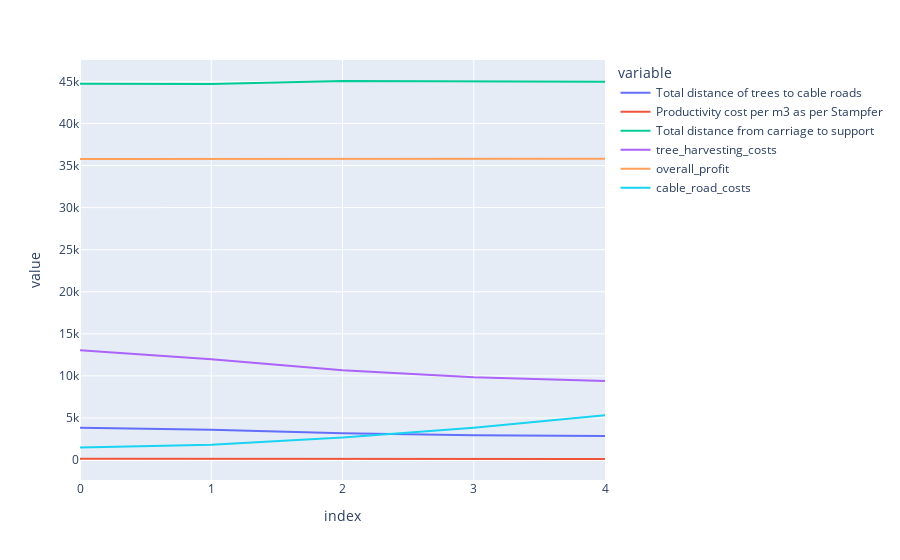

Notebook code cell kept with this figure:
### Code cell
reload(plotting)
pd.options.plotting.backend = "plotly"
results_df = plotting.model_results_comparison(model_list, productivity_cost, aij, distance_carriage_support, tree_cost_list, tree_volumes_list, facility_cost, demand_points_gdf)
print(results_df)
results_df.plot()

### Figure 1 — Plotly figure (JSON) as saved in the notebook; plotly's stock layout.template omitted (floating-point values rounded to 4 significant figures)
{"data": [{"hovertemplate": "variable=Total distance of trees to cable roads<br>index=%{x}<br>value=%{y}<extra></extra>", "legendgroup": "Total distance of trees to cable roads", "line": {"color": "#636efa", "dash": "solid"}, "marker": {"symbol": "circle"}, "mode": "lines", "name": "Total distance of trees to cable roads", "orientation": "v", "showlegend": true, "type": "scatter", "x": [0, 1, 2, 3, 4], "xaxis": "x", "y": [3831.0, 3585.0, 3174.0, 2953.0, 2847.0], "yaxis": "y"}, {"hovertemplate": "variable=Productivity cost per m3 as per Stampfer<br>index=%{x}<br>value=%{y}<extra></extra>", "legendgroup": "Productivity cost per m3 as per Stampfer", "line": {"color": "#EF553B", "dash": "solid"}, "marker": {"symbol": "circle"}, "mode": "lines", "name": "Productivity cost per m3 as per Stampfer", "orientation": "v", "showlegend": true, "type": "scatter", "x": [0, 1, 2, 3, 4], "xaxis": "x", "y": [164.7, 154.2, 136.5, 127.0, 122.4], "yaxis": "y"}, {"hovertemplate": "variable=Total distance from carriage to support<br>index=%{x}<br>value=%{y}<extra></extra>", "legendgroup": "Total distance from carriage to support", "line": {"color": "#00cc96", "dash": "solid"}, "marker": {"symbol": "circle"}, "mode": "lines", "name": "Total distance from carriage to support", "orientation": "v", "showlegend": true, "type": "scatter", "x": [0, 1, 2, 3, 4], "xaxis": "x", "y": [44710.0, 44690.0, 45050.0, 44990.0, 44950.0], "yaxis": "y"}, {"hovertemplate": "variable=tree_harvesting_costs<br>index=%{x}<br>value=%{y}<extra></extra>", "legendgroup": "tree_harvesting_costs", "line": {"color": "#ab63fa", "dash": "solid"}, "marker": {"symbol": "circle"}, "mode": "lines", "name": "tree_harvesting_costs", "orientation": "v", "showlegend": true, "type": "scatter", "x": [0, 1, 2, 3, 4], "xaxis": "x", "y": [13050.0, 11990.0, 10680.0, 9853.0, 9402.0], "yaxis": "y"}, {"hovertemplate": "variable=overall_profit<br>index=%{x}<br>value=%{y}<extra></extra>", "legendgroup": "overall_profit", "line": {"color": "#FFA15A", "dash": "solid"}, "marker": {"symbol": "circle"}, "mode": "lines", "name": "overall_profit", "orientation": "v", "showlegend": true, "type": "scatter", "x": [0, 1, 2, 3, 4], "xaxis": "x", "y": [35780.0, 35800.0, 35810.0, 35820.0, 35820.0], "yaxis": "y"}, {"hovertemplate": "variable=cable_road_costs<br>index=%{x}<br>value=%{y}<extra></extra>", "legendgroup": "cable_road_costs", "line": {"color": "#19d3f3", "dash": "solid"}, "marker": {"symbol": "circle"}, "mode": "lines", "name": "cable_road_costs", "orientation": "v", "showlegend": true, "type": "scatter", "x": [0, 1, 2, 3, 4], "xaxis": "x", "y": [1488.0, 1812.0, 2674.0, 3842.0, 5336.0], "yaxis": "y"}], "layout": {"legend": {"title": {"text": "variable"}, "tracegroupgap": 0}, "margin": {"t": 60}, "xaxis": {"anchor": "y", "domain": [0, 1], "title": {"text": "index"}}, "yaxis": {"anchor": "x", "domain": [0, 1], "title": {"text": "value"}}}}
